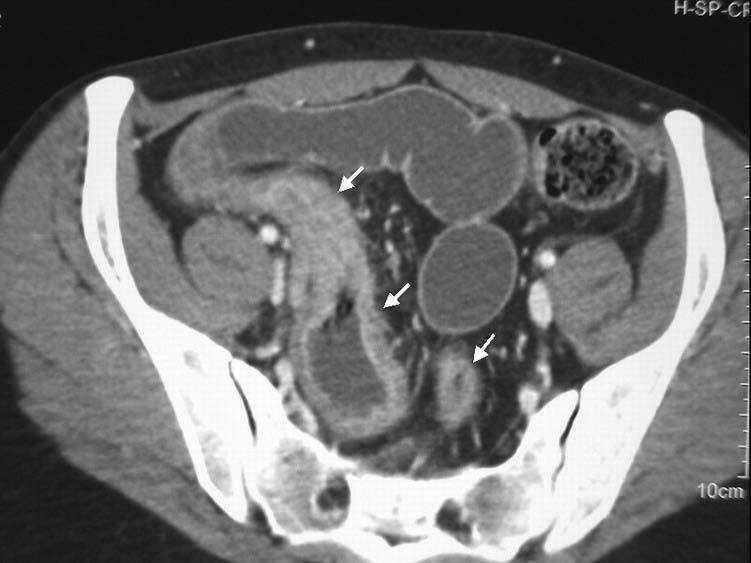
#> input picture Cahn_vese_morphological/Chron_disease.jpg, 751 x 563 px
$ python cahn_vese.py
#> lines starting #> are read from the running program, lines starting #| are printed output that depends on the picture; after the words box and inside, x2 and y2 are one past the last pixel; in counts of white or black regions, pixels touching at a corner belong together
import numpy as np
import matplotlib.pyplot as plt
from skimage import io, img_as_float
from skimage.segmentation import morphological_chan_vese
from skimage.filters import gaussian
from skimage.color import rgb2gray
from scipy.special import erf


# --------------------------------------
# MEDICAL IMAGE LOADING (CT SCAN)
# --------------------------------------

image_path = "Chron_disease.jpg"

image = img_as_float(io.imread(image_path))
#> image: shape (563, 751) float64; min 0, max 1, mean 0.44

# If RGB, convert to grayscale
if image.ndim == 3:
    image = rgb2gray(image)

# Smoothing to reduce noise
image = gaussian(image, sigma=1.0)

# --------------------------------------
# MORPHOLOGICAL CHAN-VESE SIMULATION
# --------------------------------------

def chan_vese_segmentation(image, iterations=300, init="checkerboard"):
#> called with iterations = 300, init = 'checkerboard'
    return morphological_chan_vese(image, num_iter=iterations, init_level_set=init)
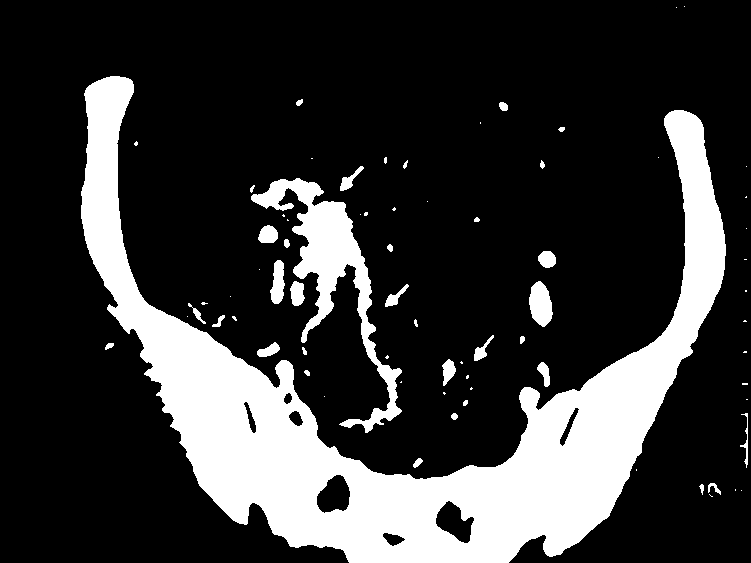
#> returned value: shape (563, 751) int8; values 0 (black) and 1 (white), 21.4% white; 73 white regions (38 under 20 px), largest, box (x1, y1, x2, y2) and area: (81, 76, 726, 563) 78063, (251, 178, 402, 433) 8072, (529, 281, 553, 327) 786

# Run segmentation
seg_result = chan_vese_segmentation(image)

# --------------------------------------
# VISUALIZATION
# --------------------------------------

fig, ax = plt.subplots(1, 2, figsize=(12, 6))

ax[0].imshow(image, cmap="gray")
ax[0].set_title("Original Image (CT Scan)")
ax[0].axis("off")

ax[1].imshow(image, cmap="gray")
ax[1].contour(seg_result, [0.5], colors="red")
ax[1].set_title("Detected Contour (Chan-Vese)")
ax[1].axis("off")

plt.tight_layout()
plt.show()
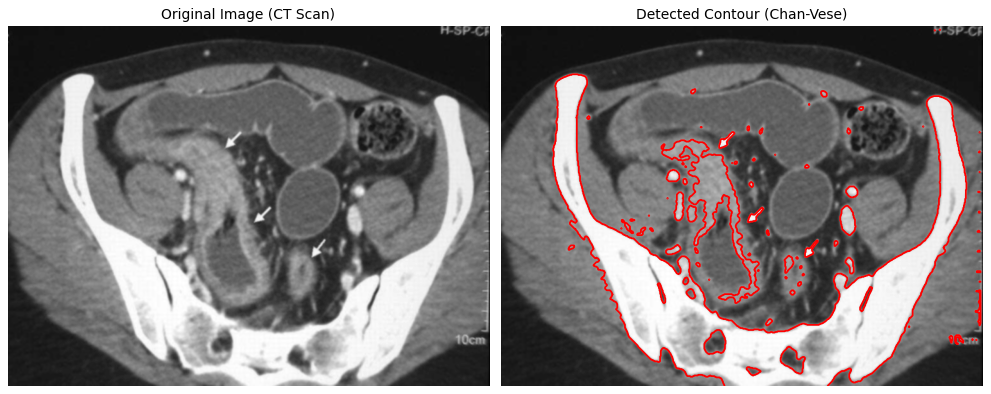
#> figure drawn by matplotlib, 2 panels
